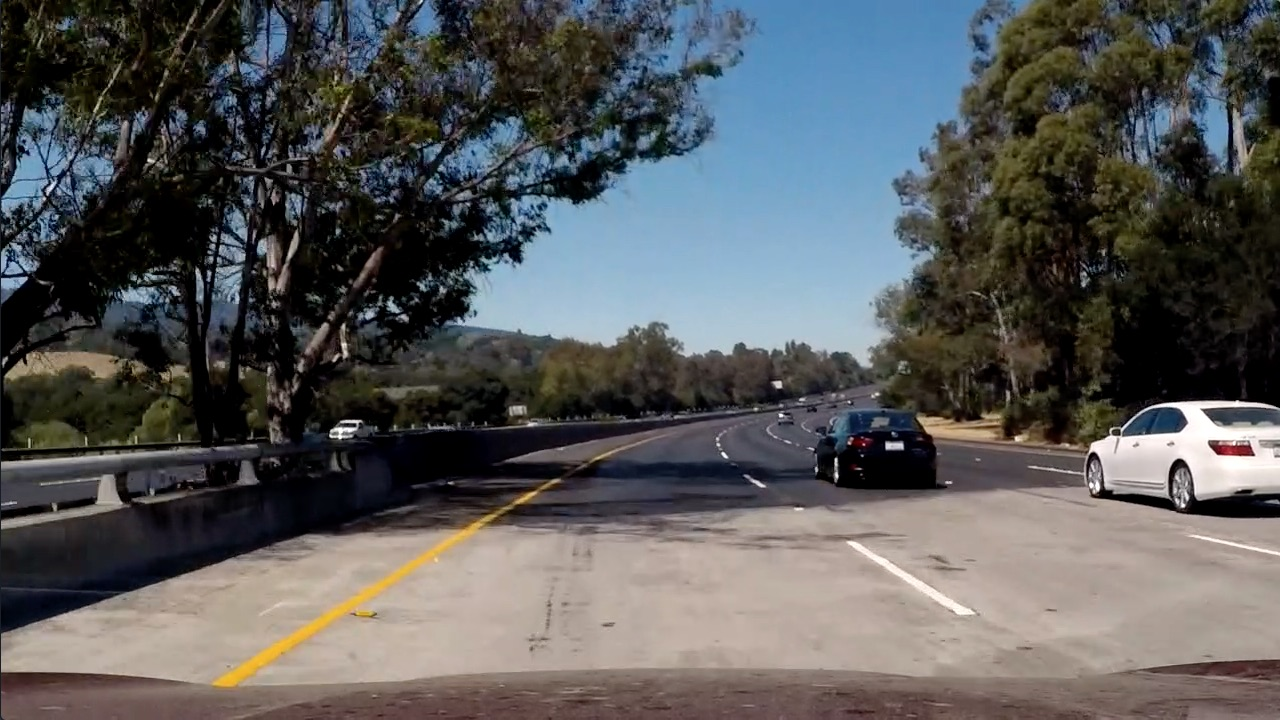
#> input picture lane_detection/samples/test5.jpg, 1280 x 720 px
$ python lane_detection.py   (older library calls are emulated)
#> lines starting #> are read from the running program, lines starting #| are printed output that depends on the picture; after the words box and inside, x2 and y2 are one past the last pixel; in counts of white or black regions, pixels touching at a corner belong together
#> further down, test_image is the input picture: shape (720, 1280, 3); mean B, G, R 89.8, 89.3, 88.5
#> (reads lane_detection/camera_matrix.npy from the repository)
#> (reads lane_detection/distortion_coefficients.npy from the repository)
### lane_detection/utils.py
import numpy as np
import cv2
import matplotlib.pyplot as plt
import os


### STEP 1: Camera Calibration ###

# [38 lines left out: function distortion_factors, not called in this run]


### STEP 2: Distortion Correction ###
def warp(undist_img):
    img_size = (undist_img.shape[1], undist_img.shape[0])
    offset = 300

    # Source points taken from images with straight lane lines, these are to become parallel after the warp transform
    src = np.float32([
        (190, 720), # bottom-left corner
        (596, 447), # top-left corner
        (685, 447), # top-right corner
        (1125, 720) # bottom-right corner
    ])
    # Destination points are to be parallel, taken into account the image size
    dst = np.float32([
        [offset, img_size[1]],             # bottom-left corner
        [offset, 0],                       # top-left corner
        [img_size[0]-offset, 0],           # top-right corner
        [img_size[0]-offset, img_size[1]]  # bottom-right corner
    ])
    # Calculate the transformation matrix and it's inverse transformation
    M = cv2.getPerspectiveTransform(src, dst)
    M_inv = cv2.getPerspectiveTransform(dst, src)
    warped = cv2.warpPerspective(undist_img, M, img_size)

    return warped, M_inv


### STEP 3: Color and Gradient Threshold ###
def binary_thresholded(undist_img):
    # Transform image to gray scale
    gray_img =cv2.cvtColor(undist_img, cv2.COLOR_BGR2GRAY)
    # Apply sobel (derivative) in x direction, this is usefull to detect lines that tend to be vertical
    sobelx = cv2.Sobel(gray_img, cv2.CV_64F, 1, 0)
    abs_sobelx = np.absolute(sobelx)
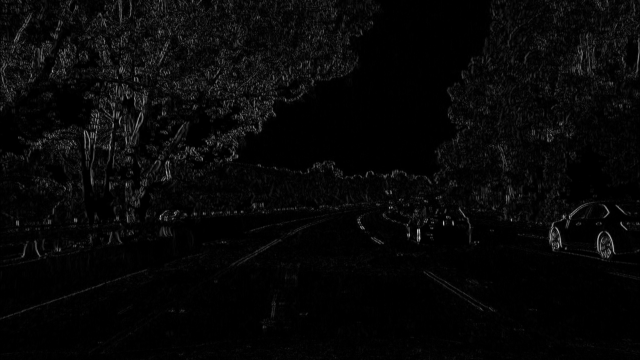
#> abs_sobelx: shape (720, 1280) float64 (shown at 1/2 size); min 0, max 845, mean 25.6; drawn with min black and max white
    # Scale result to 0-255
    scaled_sobel = np.uint8(255*abs_sobelx/np.max(abs_sobelx))
    sx_binary = np.zeros_like(scaled_sobel)
    # Keep only derivative values that are in the margin of interest
    sx_binary[(scaled_sobel >= 30) & (scaled_sobel <= 255)] = 1

    # Detect pixels that are white in the grayscale image
    white_binary = np.zeros_like(gray_img)
    white_binary[(gray_img > 200) & (gray_img <= 255)] = 1

    # Convert image to HLS
    hls = cv2.cvtColor(undist_img, cv2.COLOR_BGR2HLS)
#> hls: shape (720, 1280, 3); mean of channels 0, 1, 2 55.3, 90.3, 68
    H = hls[:,:,0]
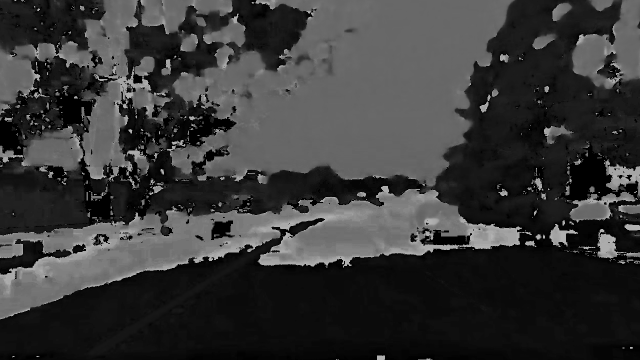
#> H: shape (720, 1280) (shown at 1/2 size); min 0, max 180, mean 55.3
    S = hls[:,:,2]
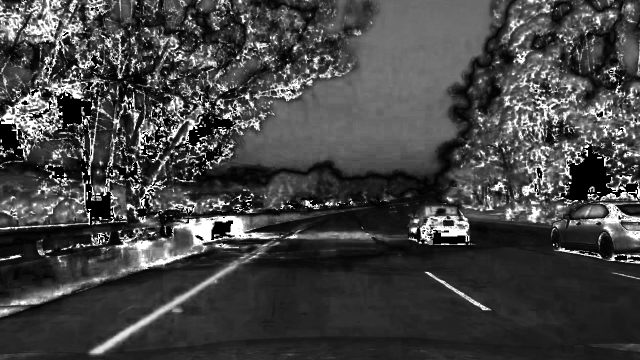
#> S: shape (720, 1280) (shown at 1/2 size); min 0, max 255, mean 68
    sat_binary = np.zeros_like(S)
    # Detect pixels that have a high saturation value
    sat_binary[(S > 90) & (S <= 255)] = 1

    hue_binary =  np.zeros_like(H)
    # Detect pixels that are yellow using the hue component
    hue_binary[(H > 10) & (H <= 25)] = 1

    # Combine all pixels detected above
    binary_1 = cv2.bitwise_or(sx_binary, white_binary)
    binary_2 = cv2.bitwise_or(hue_binary, sat_binary)
    binary = cv2.bitwise_or(binary_1, binary_2)
    #plt.imshow(binary, cmap='gray')

    return binary


### STEP 4: Detection of Lane Lines Using Histogram ###

def find_lane_pixels_using_histogram(binary_warped):
    # Take a histogram of the bottom half of the image
    histogram = np.sum(binary_warped[binary_warped.shape[0]//2:,:], axis=0)

    # Find the peak of the left and right halves of the histogram
    # These will be the starting point for the left and right lines
    midpoint = int(histogram.shape[0] // 2)
    leftx_base = np.argmax(histogram[:midpoint])
    rightx_base = np.argmax(histogram[midpoint:]) + midpoint

    # Choose the number of sliding windows
    nwindows = 9
    # Set the width of the windows +/- margin
    margin = 100
    # Set minimum number of pixels found to recenter window
    minpix = 50

    # Set height of windows - based on nwindows above and image shape
    window_height = int(binary_warped.shape[0]//nwindows)
    # Identify the x and y positions of all nonzero pixels in the image
    nonzero = binary_warped.nonzero()
    nonzeroy = np.array(nonzero[0])
    nonzerox = np.array(nonzero[1])
    # Current positions to be updated later for each window in nwindows
    leftx_current = leftx_base
    rightx_current = rightx_base

    # Create empty lists to receive left and right lane pixel indices
    left_lane_inds = []
    right_lane_inds = []

    # Step through the windows one by one
    for window in range(nwindows):
        # Identify window boundaries in x and y (and right and left)
        win_y_low = binary_warped.shape[0] - (window+1)*window_height
        win_y_high = binary_warped.shape[0] - window*window_height
        win_xleft_low = leftx_current - margin
        win_xleft_high = leftx_current + margin
        win_xright_low = rightx_current - margin
        win_xright_high = rightx_current + margin

        # Identify the nonzero pixels in x and y within the window #
        good_left_inds = ((nonzeroy >= win_y_low) & (nonzeroy < win_y_high) &
        (nonzerox >= win_xleft_low) &  (nonzerox < win_xleft_high)).nonzero()[0]
        good_right_inds = ((nonzeroy >= win_y_low) & (nonzeroy < win_y_high) &
        (nonzerox >= win_xright_low) &  (nonzerox < win_xright_high)).nonzero()[0]

        # Append these indices to the lists
        left_lane_inds.append(good_left_inds)
        right_lane_inds.append(good_right_inds)

        # If you found > minpix pixels, recenter next window on their mean position
        if len(good_left_inds) > minpix:
            leftx_current = int(np.mean(nonzerox[good_left_inds]))
        if len(good_right_inds) > minpix:
            rightx_current = int(np.mean(nonzerox[good_right_inds]))

    # Concatenate the arrays of indices (previously was a list of lists of pixels)
    try:
        left_lane_inds = np.concatenate(left_lane_inds)
        right_lane_inds = np.concatenate(right_lane_inds)
    except ValueError:
        # Avoids an error if the above is not implemented fully
        pass

    # Extract left and right line pixel positions
    leftx = nonzerox[left_lane_inds]
    lefty = nonzeroy[left_lane_inds]
    rightx = nonzerox[right_lane_inds]
    righty = nonzeroy[right_lane_inds]

    return leftx, lefty, rightx, righty


def fit_poly(binary_warped,leftx, lefty, rightx, righty):
    ### Fit a second order polynomial to each with np.polyfit() ###
    left_fit = np.polyfit(lefty, leftx, 2)
    right_fit = np.polyfit(righty, rightx, 2)

    # Generate x and y values for plotting
    ploty = np.linspace(0, binary_warped.shape[0]-1, binary_warped.shape[0] )
    try:
        left_fitx = left_fit[0]*ploty**2 + left_fit[1]*ploty + left_fit[2]
        right_fitx = right_fit[0]*ploty**2 + right_fit[1]*ploty + right_fit[2]
    except TypeError:
        # Avoids an error if `left` and `right_fit` are still none or incorrect
        print('The function failed to fit a line!')
        left_fitx = 1*ploty**2 + 1*ploty
        right_fitx = 1*ploty**2 + 1*ploty

    return left_fit, right_fit, left_fitx, right_fitx, ploty

# [53 lines left out: functions draw_poly_lines, find_lane_pixels_using_prev_poly, not called in this run]


### STEP 6: Calculate Vehicle Position and Curve Radius ###

def measure_curvature_meters(binary_warped, left_fitx, right_fitx, ploty):
    # Define conversions in x and y from pixels space to meters
    ym_per_pix = 30/720 # meters per pixel in y dimension
    xm_per_pix = 3.7/700 # meters per pixel in x dimension

    left_fit_cr = np.polyfit(ploty*ym_per_pix, left_fitx*xm_per_pix, 2)
    right_fit_cr = np.polyfit(ploty*ym_per_pix, right_fitx*xm_per_pix, 2)
    # Define y-value where we want radius of curvature
    # We'll choose the maximum y-value, corresponding to the bottom of the image
    y_eval = np.max(ploty)

    # Calculation of R_curve (radius of curvature)
    left_curverad = ((1 + (2*left_fit_cr[0]*y_eval*ym_per_pix + left_fit_cr[1])**2)**1.5) / np.absolute(2*left_fit_cr[0])
    right_curverad = ((1 + (2*right_fit_cr[0]*y_eval*ym_per_pix + right_fit_cr[1])**2)**1.5) / np.absolute(2*right_fit_cr[0])

    return left_curverad, right_curverad

def measure_position_meters(binary_warped, left_fit, right_fit):
    # Define conversion in x from pixels space to meters
    xm_per_pix = 3.7/700 # meters per pixel in x dimension
    # Choose the y value corresponding to the bottom of the image
    y_max = binary_warped.shape[0]
    # Calculate left and right line positions at the bottom of the image
    left_x_pos = left_fit[0]*y_max**2 + left_fit[1]*y_max + left_fit[2]
    right_x_pos = right_fit[0]*y_max**2 + right_fit[1]*y_max + right_fit[2]
    # Calculate the x position of the center of the lane
    center_lanes_x_pos = (left_x_pos + right_x_pos)//2
    # Calculate the deviation between the center of the lane and the center of the picture
    # The car is assumed to be placed in the center of the picture
    # If the deviation is negative, the car is on the felt hand side of the center of the lane
    veh_pos = ((binary_warped.shape[1]//2) - center_lanes_x_pos) * xm_per_pix
    return veh_pos


### STEP 7: Project Lane Delimitations Back on Image Plane and Add Text for Lane Info ###

def project_lane_info(img, binary_warped, ploty, left_fitx, right_fitx, M_inv, veh_pos, left_curverad, right_curverad):
    # Create an image to draw the lines on
    warp_zero = np.zeros_like(binary_warped).astype(np.uint8)
    color_warp = np.dstack((warp_zero, warp_zero, warp_zero))

    # Recast the x and y points into usable format for cv2.fillPoly()
    pts_left = np.array([np.transpose(np.vstack([left_fitx, ploty]))])
    pts_right = np.array([np.flipud(np.transpose(np.vstack([right_fitx, ploty])))])
    pts = np.hstack((pts_left, pts_right))

    # Draw the lane onto the warped blank image
    cv2.fillPoly(color_warp, np.array([pts], dtype=np.int32), (0, 255, 0))

    # Warp the blank back to original image space using inverse perspective matrix (Minv)
    newwarp = cv2.warpPerspective(color_warp, M_inv, (img.shape[1], img.shape[0]))

    # Combine the result with the original image
    out_img = cv2.addWeighted(img, 1, newwarp, 0.3, 0)

    cv2.putText(img,'Curve Radius [m]: '+str((left_curverad+right_curverad)/2)[:7],(40,70), cv2.FONT_HERSHEY_COMPLEX_SMALL, 1.6, (255,255,255),2,cv2.LINE_AA)
    cv2.putText(img,'Center Offset [m]: '+str(veh_pos)[:7],(40,150), cv2.FONT_HERSHEY_COMPLEX_SMALL, 1.6,(255,255,255),2,cv2.LINE_AA)

    return img


### STEP 8: Lane Finding Pipeline on Video ###

def lane_finding_pipeline(undistored_img, binary_warped, left_fit_hist, right_fit_hist, M_inv):
    global prev_left_fit
    global prev_right_fit

    if (len(left_fit_hist) == 0):
        leftx, lefty, rightx, righty = find_lane_pixels_using_histogram(binary_warped)
        left_fit, right_fit, left_fitx, right_fitx, ploty = fit_poly(binary_warped,leftx, lefty, rightx, righty)
        # Store fit in history
        left_fit_hist = np.array(left_fit)
        new_left_fit = np.array(left_fit)
        left_fit_hist = np.vstack([left_fit_hist, new_left_fit])
        right_fit_hist = np.array(right_fit)
        new_right_fit = np.array(right_fit)
        right_fit_hist = np.vstack([right_fit_hist, new_right_fit])
    else:
        prev_left_fit = [np.mean(left_fit_hist[:,0]), np.mean(left_fit_hist[:,1]), np.mean(left_fit_hist[:,2])]
        prev_right_fit = [np.mean(right_fit_hist[:,0]), np.mean(right_fit_hist[:,1]), np.mean(right_fit_hist[:,2])]
        leftx, lefty, rightx, righty = find_lane_pixels_using_prev_poly(binary_warped)
        if (len(lefty) == 0 or len(righty) == 0):
            leftx, lefty, rightx, righty = find_lane_pixels_using_histogram(binary_warped)
        left_fit, right_fit, left_fitx, right_fitx, ploty = fit_poly(binary_warped,leftx, lefty, rightx, righty)

        # Add new values to history
        new_left_fit = np.array(left_fit)
        left_fit_hist = np.vstack([left_fit_hist, new_left_fit])
        new_right_fit = np.array(right_fit)
        right_fit_hist = np.vstack([right_fit_hist, new_right_fit])

        # Remove old values from history
        if (len(left_fit_hist) > 10):
            left_fit_hist = np.delete(left_fit_hist, 0,0)
            right_fit_hist = np.delete(right_fit_hist, 0,0)

    left_curverad, right_curverad =  measure_curvature_meters(binary_warped, left_fitx, right_fitx, ploty)
                                     #measure_curvature_meters(binary_warped, left_fitx, right_fitx, ploty)
    veh_pos = measure_position_meters(binary_warped, left_fit, right_fit)
    out_img = project_lane_info(undistored_img, binary_warped, ploty, left_fitx, right_fitx, M_inv, veh_pos, left_curverad, right_curverad)
    return out_img


def calculate_angle_between_lines(line1_slope, line2_slope):
    # Calculate the angle between two lines using the arctangent of the slope difference
    tan_angle_diff = (line1_slope - line2_slope) / (1 + line1_slope * line2_slope)
    angle_diff = np.arctan(tan_angle_diff)
    return np.degrees(angle_diff)

def find_angle_difference(binary_warped, left_fit, right_fit):
    y_eval = binary_warped.shape[0] - 1  # Bottom of the image

    left_x = left_fit[0] * (y_eval ** 2) + left_fit[1] * y_eval + left_fit[2]
    right_x = right_fit[0] * (y_eval ** 2) + right_fit[1] * y_eval + right_fit[2]

    center_x = (left_x + right_x) / 2

    left_slope = 2 * left_fit[0] * y_eval + left_fit[1]
    right_slope = 2 * right_fit[0] * y_eval + right_fit[1]
    centerline_slope = (left_slope + right_slope) / 2

    angle_centerline_rad = np.arctan(centerline_slope)
    angle_centerline_deg = np.degrees(angle_centerline_rad)

    angle_difference = calculate_angle_between_lines(centerline_slope, 0)

    return angle_centerline_deg, angle_difference, center_x


def draw_arrows_with_angle(undistored_img, center_x, angle_centerline_deg, color_centerline=(0, 255, 0), color_camera=(255, 0, 0)):
    """
    Draws arrows representing the camera's looking direction and the centerline direction, with angles.

    Parameters:
        img: The input image
        center_x: The x-coordinate of the centerline at the bottom of the image
        angle_centerline_deg: The angle of the centerline in degrees
        color_centerline: Color of the centerline arrow (default: green)
        color_camera: Color of the camera direction arrow (default: red)

    Returns:
        img_with_arrows: Image with the arrows drawn
    """
    img_height, img_width = undistored_img.shape[:2]

    # Camera direction is vertical from the bottom center (angle 0 degrees)
    camera_start = (img_width // 2, img_height)
    camera_end = (img_width // 2, img_height - 100)  # Fixed vertical direction

    # Draw the camera direction arrow (red, angle 0)
    img_with_arrows = cv2.arrowedLine(undistored_img, camera_start, camera_end, color_camera, 3, tipLength=0.3)

    # Compute the end point for the centerline arrow based on the angle
    centerline_start = (int(center_x), img_height)

    # Length of the arrow in pixels (e.g., 100 px long)
    arrow_length = 100

    # Calculate the end point using the angle in degrees (positive is clockwise)
    angle_radians = np.radians(angle_centerline_deg)
    centerline_end_x = int(center_x + arrow_length * np.sin(angle_radians))
    centerline_end_y = int(img_height - arrow_length * np.cos(angle_radians))

    # Draw the centerline arrow (green)
    img_with_arrows = cv2.arrowedLine(img_with_arrows, centerline_start, (centerline_end_x, centerline_end_y), color_centerline, 3, tipLength=0.3)

    return img_with_arrows


def process_image(img, left_fit_hist, right_fit_hist):
    """
    Processes an image to find the lane lines and calculate the angle difference.

    Parameters:
        img: Input image
        mtx, dist: Camera matrix and distortion coefficients

    Returns:
        out_img: Image with lane lines projected
        angle_difference: The angle difference between the road's centerline and the camera direction
    """
    # Step 1: Undistort the image
    mtx, dist = np.load('camera_matrix.npy'), np.load('distortion_coefficients.npy')
    undistorted_img = cv2.undistort(img, mtx, dist, None, mtx)
    binary_thresh = binary_thresholded(undistorted_img)
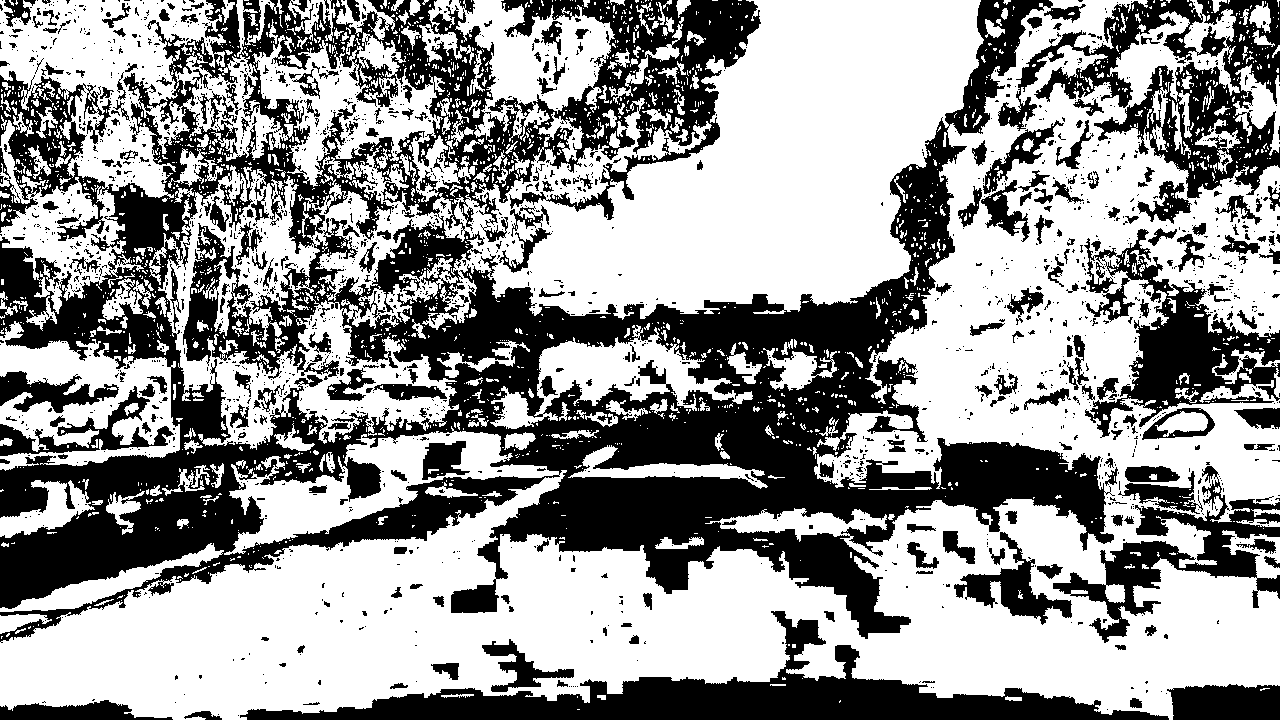
#> binary_thresh: shape (720, 1280); values 0 (black) and 1 (white), 59.4% white; 1956 black regions (1664 under 20 px), largest, box (x1, y1, x2, y2) and area: (0, 0, 1115, 643) 247613, (240, 611, 1169, 720) 26372, (998, 0, 1280, 199) 19898

    # Step 2: Warp the image (bird's-eye view)
    binary_warped, Minv = warp(binary_thresh)
#> (the rest of the program and of its run is left out)
